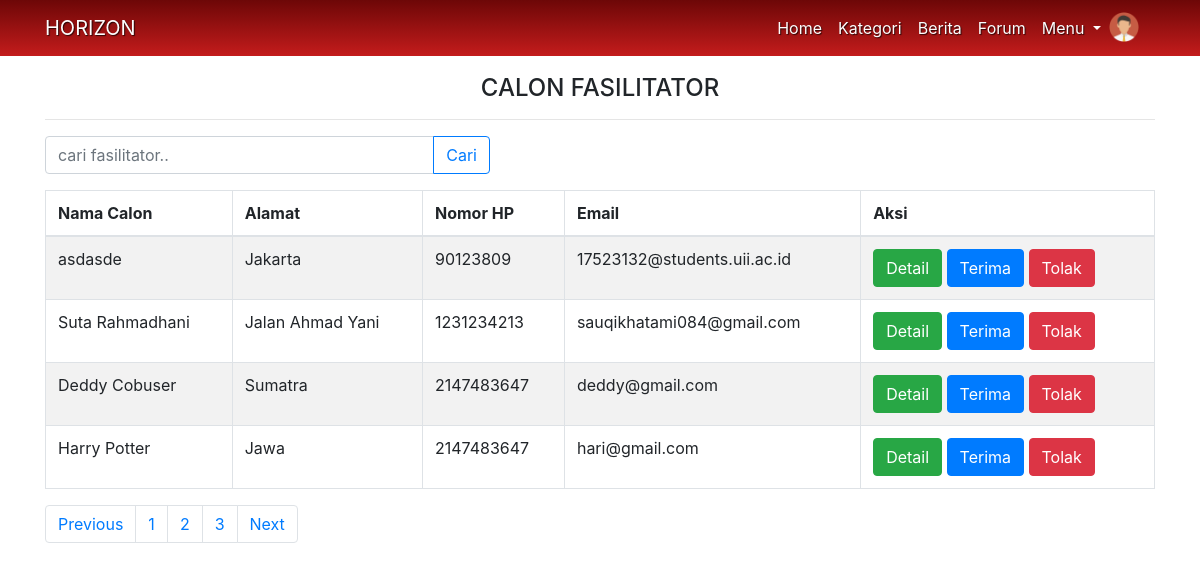
The app's page /controller/calonfasilitator with its own data.
### tables this page shows
CREATE TABLE `m_users` (
  `id_user` int(11) NOT NULL,
  `nama` varchar(100) NOT NULL,
  `jenis_kelamin` varchar(20) NOT NULL,
  `usia` int(100) NOT NULL,
  `jenjang_pendidikan` varchar(100) NOT NULL,
  `alasan` text NOT NULL,
  `email` varchar(255) NOT NULL,
  `password` varchar(64) NOT NULL,
  `alamat` varchar(255) NOT NULL,
  `kode_pos` int(20) NOT NULL,
  `nomor_hp` int(12) NOT NULL,
  `peran` enum('fasilitator','bnpb') NOT NULL,
  `status` enum('nonaktif','aktif') NOT NULL,
  `kon_id` int(11) NOT NULL
);

### application/controllers/controller.php (called while the page is built, shortened)
<?php
class controller extends CI_Controller {
	function __construct() {
		$this->load->library(array('form_validation'));
		$this->load->helper(array('form', 'url'));
		$this->load->model('M_model');
	}
	public function calonfasilitator(){
		$cfs = $this->M_model->GetCalon();
		$this->load->view('calonfasilitator', array('cfs' => $cfs));
	}
}

### index.php (called while the page is built, shortened)
<?php
require_once BASEPATH.'core/CodeIgniter.php';

### application/models/M_model.php (called while the page is built, shortened)
<?php
class M_model extends CI_Model{
    public function GetCalon($where=""){
        $cfs = $this->db->query('SELECT * FROM m_users WHERE status="nonaktif"'.$where);
        return $cfs->result_array();
    }
  }
  ?>

### application/views/calonfasilitator.php (the view, shortened to what this page needs)
<?php require 'b_header.php'; ?>
    <div class="container mt-4 text-center" style="padding-top:50px">
      <h4>CALON FASILITATOR</h4><hr>
      <div class="row mt-1">
      <div class="col-lg-5">
          <form action="" method="post">
            <div class="input-group">
              <input type="text" class="form-control" placeholder="cari fasilitator.." name="keyword" autocomplete="off">
              <div class="input-group-append">
                <button class="btn btn-outline-primary" type="submit" id="tombolCari">Cari</button>
              </div>
            </div>
          </form>
        </div>
      </div>
      <div class="table-responsive">
        <table id="user_data" class="table table-bordered table-striped">
          <thead>
              <tr>
                <th>Nama Calon</th>
                <th>Alamat</th>
                <th>Nomor HP</th>
                <th>Email</th>
                <th>Aksi</th>
              </tr>
          </thead>
          <?php foreach ($cfs as $c) { ?>
              <tr>
                <td><?= $c['nama']; ?></td>
                <td><?= $c['alamat']; ?></td>
                <td><?= $c['nomor_hp']; ?></td>
                <td><?= $c['email']; ?></td>
                <td>
                <button type="button" class="btn btn-success" href="<?php echo base_url().'controller/detailcalon/'.$c['id_user']; ?>" data-toggle="modal" data-target="#formModal">
                  Detail
                </button>
                <a class="btn btn-primary" href="<?php echo base_url('controller/terimaFasilitator/'.$c['id_user']); ?>">Terima</a>
                <a class="btn btn-danger" href="<?php echo base_url('controller/tolakFasilitator/'.$c['id_user']); ?>" onclick="return confirm('Anda Yakin Ingin Menghapus Data Ini?')">Tolak</a>
                </td>
              </tr>
          <?php } ?>
            </table>
          </div>
          <nav aria-label="Page navigation example">
            <ul class="pagination col-auto">
              <li class="page-item"><a class="page-link" href="#">Previous</a></li>
              <li class="page-item"><a class="page-link" href="#">1</a></li>
              <li class="page-item"><a class="page-link" href="#">2</a></li>
              <li class="page-item"><a class="page-link" href="#">3</a></li>
              <li class="page-item"><a class="page-link" href="#">Next</a></li>
            </ul>
          </nav>
    </div>
<?php require 'footer.php'; ?>

### assets/style/header.css (style rules this page uses)
html, body, #map-canvas { height: 100%; margin: 0; padding: 0; }

### records on screen
m_users: nama "asdasde", alamat "Jakarta", nomor_hp "90123809", email "17523132@students.uii.ac.id"
m_users: nama "Suta Rahmadhani", alamat "Jalan Ahmad Yani", nomor_hp "1231234213", email "sauqikhatami084@gmail.com"
m_users: nama "Deddy Cobuser", alamat "Sumatra", nomor_hp "2147483647", email "deddy@gmail.com"
m_users: nama "Harry Potter", alamat "Jawa", nomor_hp "2147483647", email "hari@gmail.com"
